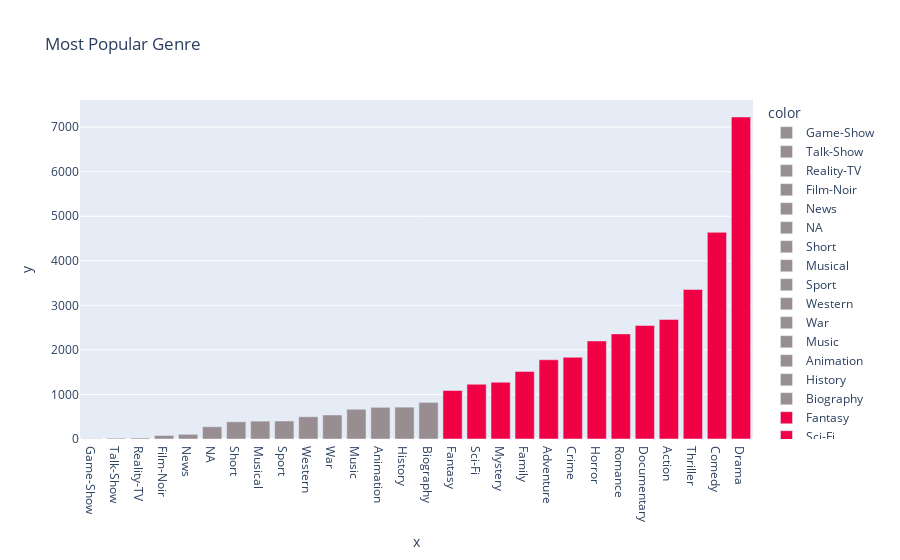

The code cell stored with this chart in its notebook:
### Code cell
fig.show()

### Figure 1 — Plotly figure (JSON) as saved in the notebook; plotly's stock layout.template omitted (floating-point values rounded to 4 significant figures)
{"data": [{"alignmentgroup": "True", "hovertemplate": "color=Game-Show<br>x=%{x}<br>y=%{y}<extra></extra>", "legendgroup": "Game-Show", "marker": {"color": "#988D90"}, "name": "Game-Show", "offsetgroup": "Game-Show", "orientation": "v", "showlegend": true, "textposition": "auto", "type": "bar", "x": ["Game-Show"], "xaxis": "x", "y": [7], "yaxis": "y"}, {"alignmentgroup": "True", "hovertemplate": "color=Talk-Show<br>x=%{x}<br>y=%{y}<extra></extra>", "legendgroup": "Talk-Show", "marker": {"color": "#988D90"}, "name": "Talk-Show", "offsetgroup": "Talk-Show", "orientation": "v", "showlegend": true, "textposition": "auto", "type": "bar", "x": ["Talk-Show"], "xaxis": "x", "y": [19], "yaxis": "y"}, {"alignmentgroup": "True", "hovertemplate": "color=Reality-TV<br>x=%{x}<br>y=%{y}<extra></extra>", "legendgroup": "Reality-TV", "marker": {"color": "#988D90"}, "name": "Reality-TV", "offsetgroup": "Reality-TV", "orientation": "v", "showlegend": true, "textposition": "auto", "type": "bar", "x": ["Reality-TV"], "xaxis": "x", "y": [22], "yaxis": "y"}, {"alignmentgroup": "True", "hovertemplate": "color=Film-Noir<br>x=%{x}<br>y=%{y}<extra></extra>", "legendgroup": "Film-Noir", "marker": {"color": "#988D90"}, "name": "Film-Noir", "offsetgroup": "Film-Noir", "orientation": "v", "showlegend": true, "textposition": "auto", "type": "bar", "x": ["Film-Noir"], "xaxis": "x", "y": [79], "yaxis": "y"}, {"alignmentgroup": "True", "hovertemplate": "color=News<br>x=%{x}<br>y=%{y}<extra></extra>", "legendgroup": "News", "marker": {"color": "#988D90"}, "name": "News", "offsetgroup": "News", "orientation": "v", "showlegend": true, "textposition": "auto", "type": "bar", "x": ["News"], "xaxis": "x", "y": [105], "yaxis": "y"}, {"alignmentgroup": "True", "hovertemplate": "color=NA<br>x=%{x}<br>y=%{y}<extra></extra>", "legendgroup": "NA", "marker": {"color": "#988D90"}, "name": "NA", "offsetgroup": "NA", "orientation": "v", "showlegend": true, "textposition": "auto", "type": "bar", "x": ["NA"], "xaxis": "x", "y": [275], "yaxis": "y"}, {"alignmentgroup": "True", "hovertemplate": "color=Short<br>x=%{x}<br>y=%{y}<extra></extra>", "legendgroup": "Short", "marker": {"color": "#988D90"}, "name": "Short", "offsetgroup": "Short", "orientation": "v", "showlegend": true, "textposition": "auto", "type": "bar", "x": ["Short"], "xaxis": "x", "y": [386], "yaxis": "y"}, {"alignmentgroup": "True", "hovertemplate": "color=Musical<br>x=%{x}<br>y=%{y}<extra></extra>", "legendgroup": "Musical", "marker": {"color": "#988D90"}, "name": "Musical", "offsetgroup": "Musical", "orientation": "v", "showlegend": true, "textposition": "auto", "type": "bar", "x": ["Musical"], "xaxis": "x", "y": [401], "yaxis": "y"}, {"alignmentgroup": "True", "hovertemplate": "color=Sport<br>x=%{x}<br>y=%{y}<extra></extra>", "legendgroup": "Sport", "marker": {"color": "#988D90"}, "name": "Sport", "offsetgroup": "Sport", "orientation": "v", "showlegend": true, "textposition": "auto", "type": "bar", "x": ["Sport"], "xaxis": "x", "y": [404], "yaxis": "y"}, {"alignmentgroup": "True", "hovertemplate": "color=Western<br>x=%{x}<br>y=%{y}<extra></extra>", "legendgroup": "Western", "marker": {"color": "#988D90"}, "name": "Western", "offsetgroup": "Western", "orientation": "v", "showlegend": true, "textposition": "auto", "type": "bar", "x": ["Western"], "xaxis": "x", "y": [499], "yaxis": "y"}, {"alignmentgroup": "True", "hovertemplate": "color=War<br>x=%{x}<br>y=%{y}<extra></extra>", "legendgroup": "War", "marker": {"color": "#988D90"}, "name": "War", "offsetgroup": "War", "orientation": "v", "showlegend": true, "textposition": "auto", "type": "bar", "x": ["War"], "xaxis": "x", "y": [539], "yaxis": "y"}, {"alignmentgroup": "True", "hovertemplate": "color=Music<br>x=%{x}<br>y=%{y}<extra></extra>", "legendgroup": "Music", "marker": {"color": "#988D90"}, "name": "Music", "offsetgroup": "Music", "orientation": "v", "showlegend": true, "textposition": "auto", "type": "bar", "x": ["Music"], "xaxis": "x", "y": [667], "yaxis": "y"}, {"alignmentgroup": "True", "hovertemplate": "color=Animation<br>x=%{x}<br>y=%{y}<extra></extra>", "legendgroup": "Animation", "marker": {"color": "#988D90"}, "name": "Animation", "offsetgroup": "Animation", "orientation": "v", "showlegend": true, "textposition": "auto", "type": "bar", "x": ["Animation"], "xaxis": "x", "y": [711], "yaxis": "y"}, {"alignmentgroup": "True", "hovertemplate": "color=History<br>x=%{x}<br>y=%{y}<extra></extra>", "legendgroup": "History", "marker": {"color": "#988D90"}, "name": "History", "offsetgroup": "History", "orientation": "v", "showlegend": true, "textposition": "auto", "type": "bar", "x": ["History"], "xaxis": "x", "y": [715], "yaxis": "y"}, {"alignmentgroup": "True", "hovertemplate": "color=Biography<br>x=%{x}<br>y=%{y}<extra></extra>", "legendgroup": "Biography", "marker": {"color": "#988D90"}, "name": "Biography", "offsetgroup": "Biography", "orientation": "v", "showlegend": true, "textposition": "auto", "type": "bar", "x": ["Biography"], "xaxis": "x", "y": [821], "yaxis": "y"}, {"alignmentgroup": "True", "hovertemplate": "color=Fantasy<br>x=%{x}<br>y=%{y}<extra></extra>", "legendgroup": "Fantasy", "marker": {"color": "#F00045"}, "name": "Fantasy", "offsetgroup": "Fantasy", "orientation": "v", "showlegend": true, "textposition": "auto", "type": "bar", "x": ["Fantasy"], "xaxis": "x", "y": [1089], "yaxis": "y"}, {"alignmentgroup": "True", "hovertemplate": "color=Sci-Fi<br>x=%{x}<br>y=%{y}<extra></extra>", "legendgroup": "Sci-Fi", "marker": {"color": "#F00045"}, "name": "Sci-Fi", "offsetgroup": "Sci-Fi", "orientation": "v", "showlegend": true, "textposition": "auto", "type": "bar", "x": ["Sci-Fi"], "xaxis": "x", "y": [1228], "yaxis": "y"}, {"alignmentgroup": "True", "hovertemplate": "color=Mystery<br>x=%{x}<br>y=%{y}<extra></extra>", "legendgroup": "Mystery", "marker": {"color": "#F00045"}, "name": "Mystery", "offsetgroup": "Mystery", "orientation": "v", "showlegend": true, "textposition": "auto", "type": "bar", "x": ["Mystery"], "xaxis": "x", "y": [1274], "yaxis": "y"}, {"alignmentgroup": "True", "hovertemplate": "color=Family<br>x=%{x}<br>y=%{y}<extra></extra>", "legendgroup": "Family", "marker": {"color": "#F00045"}, "name": "Family", "offsetgroup": "Family", "orientation": "v", "showlegend": true, "textposition": "auto", "type": "bar", "x": ["Family"], "xaxis": "x", "y": [1514], "yaxis": "y"}, {"alignmentgroup": "True", "hovertemplate": "color=Adventure<br>x=%{x}<br>y=%{y}<extra></extra>", "legendgroup": "Adventure", "marker": {"color": "#F00045"}, "name": "Adventure", "offsetgroup": "Adventure", "orientation": "v", "showlegend": true, "textposition": "auto", "type": "bar", "x": ["Adventure"], "xaxis": "x", "y": [1778], "yaxis": "y"}, {"alignmentgroup": "True", "hovertemplate": "color=Crime<br>x=%{x}<br>y=%{y}<extra></extra>", "legendgroup": "Crime", "marker": {"color": "#F00045"}, "name": "Crime", "offsetgroup": "Crime", "orientation": "v", "showlegend": true, "textposition": "auto", "type": "bar", "x": ["Crime"], "xaxis": "x", "y": [1833], "yaxis": "y"}, {"alignmentgroup": "True", "hovertemplate": "color=Horror<br>x=%{x}<br>y=%{y}<extra></extra>", "legendgroup": "Horror", "marker": {"color": "#F00045"}, "name": "Horror", "offsetgroup": "Horror", "orientation": "v", "showlegend": true, "textposition": "auto", "type": "bar", "x": ["Horror"], "xaxis": "x", "y": [2201], "yaxis": "y"}, {"alignmentgroup": "True", "hovertemplate": "color=Romance<br>x=%{x}<br>y=%{y}<extra></extra>", "legendgroup": "Romance", "marker": {"color": "#F00045"}, "name": "Romance", "offsetgroup": "Romance", "orientation": "v", "showlegend": true, "textposition": "auto", "type": "bar", "x": ["Romance"], "xaxis": "x", "y": [2359], "yaxis": "y"}, {"alignmentgroup": "True", "hovertemplate": "color=Documentary<br>x=%{x}<br>y=%{y}<extra></extra>", "legendgroup": "Documentary", "marker": {"color": "#F00045"}, "name": "Documentary", "offsetgroup": "Documentary", "orientation": "v", "showlegend": true, "textposition": "auto", "type": "bar", "x": ["Documentary"], "xaxis": "x", "y": [2546], "yaxis": "y"}, {"alignmentgroup": "True", "hovertemplate": "color=Action<br>x=%{x}<br>y=%{y}<extra></extra>", "legendgroup": "Action", "marker": {"color": "#F00045"}, "name": "Action", "offsetgroup": "Action", "orientation": "v", "showlegend": true, "textposition": "auto", "type": "bar", "x": ["Action"], "xaxis": "x", "y": [2683], "yaxis": "y"}, {"alignmentgroup": "True", "hovertemplate": "color=Thriller<br>x=%{x}<br>y=%{y}<extra></extra>", "legendgroup": "Thriller", "marker": {"color": "#F00045"}, "name": "Thriller", "offsetgroup": "Thriller", "orientation": "v", "showlegend": true, "textposition": "auto", "type": "bar", "x": ["Thriller"], "xaxis": "x", "y": [3354], "yaxis": "y"}, {"alignmentgroup": "True", "hovertemplate": "color=Comedy<br>x=%{x}<br>y=%{y}<extra></extra>", "legendgroup": "Comedy", "marker": {"color": "#F00045"}, "name": "Comedy", "offsetgroup": "Comedy", "orientation": "v", "showlegend": true, "textposition": "auto", "type": "bar", "x": ["Comedy"], "xaxis": "x", "y": [4637], "yaxis": "y"}, {"alignmentgroup": "True", "hovertemplate": "color=Drama<br>x=%{x}<br>y=%{y}<extra></extra>", "legendgroup": "Drama", "marker": {"color": "#F00045"}, "name": "Drama", "offsetgroup": "Drama", "orientation": "v", "showlegend": true, "textposition": "auto", "type": "bar", "x": ["Drama"], "xaxis": "x", "y": [7227], "yaxis": "y"}], "layout": {"barmode": "relative", "legend": {"title": {"text": "color"}, "tracegroupgap": 0}, "title": {"text": "Most Popular Genre"}, "xaxis": {"anchor": "y", "domain": [0, 1], "title": {"text": "x"}}, "yaxis": {"anchor": "x", "domain": [0, 1], "title": {"text": "y"}}}}
